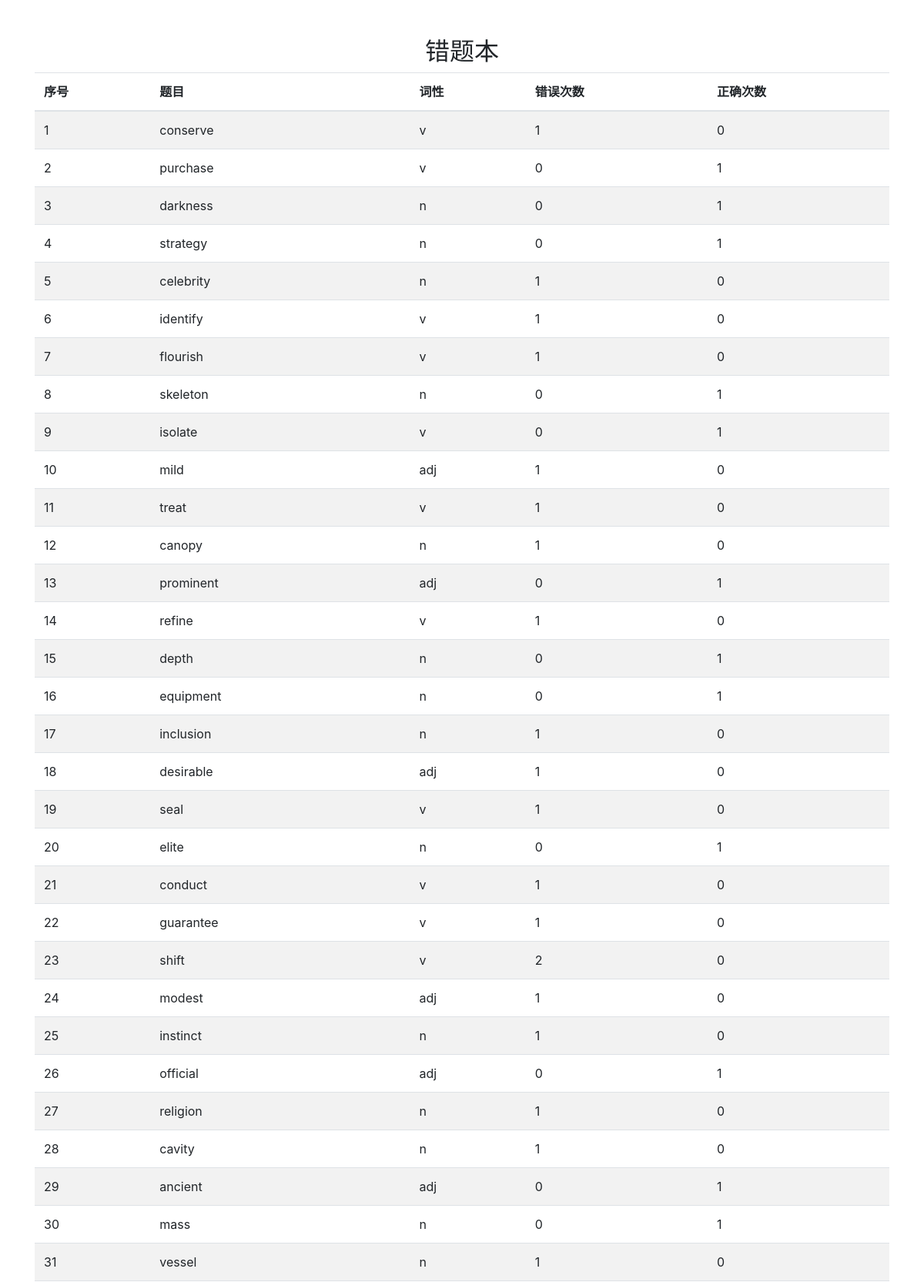
/mistakes (signed in, upper part), run on the app's committed database.
### word_test/models.py (models this page shows, shortened)
class Word(db.Model):
    __tablename__ = 'words'
    id = db.Column(db.Integer, primary_key=True)
    word = db.Column(db.String(100), nullable=False)
    translation = db.Column(db.String(100), nullable=False)
    labels = db.relationship('WordLabel', secondary=word_label_association, back_populates='words')
    part_of_speech = db.Column(db.String(10), nullable=True)

### word_test/routes.py (the view)
@app.route('/mistakes', methods=['GET'])
@login_required
def mistakes():
    user_mistakes = MistakeBook.query.filter_by(user_id=current_user.id).all()
    mistakes_data = []
    for index, mistake in enumerate(user_mistakes, start=1):
        word = Word.query.get(mistake.word_id)
        mistakes_data.append({
            'index': index,
            'word': word.word,
            'part_of_speech': word.part_of_speech,
            'incorrect_answers': mistake.incorrect_answers,
            'correct_answers': mistake.correct_answers
        })
    return render_template('mistakes.html', mistakes=mistakes_data)

### word_test/routes.py (called while the page is built)
@login_manager.user_loader
def load_user(user_id):
    return User.query.get(int(user_id))

### word_test/templates/mistakes.html (shortened to what this page needs)
<!DOCTYPE html>
<html lang="en">
<head>
    <link rel="stylesheet" href="https://stackpath.bootstrapcdn.com/bootstrap/4.5.2/css/bootstrap.min.css">
</head>
<body>
    <div class="container mt-5">
        <h2 class="text-center">错题本</h2>
        <div class="table-responsive">
            <table class="table table-striped">
                <thead>
                    <tr>
                        <th scope="col">序号</th>
                        <th scope="col">题目</th>
                        <th scope="col">词性</th>
                        <th scope="col">错误次数</th>
                        <th scope="col">正确次数</th>
                    </tr>
                </thead>
                <tbody>
                    {% for mistake in mistakes %}
                        <tr>
                            <td>{{ mistake.index }}</td>
                            <td>{{ mistake.word }}</td>
                            <td>{{ mistake.part_of_speech }}</td>
                            <td>{{ mistake.incorrect_answers }}</td>
                            <td>{{ mistake.correct_answers }}</td>
                        </tr>
                    {% endfor %}
                </tbody>
            </table>
        </div>
    </div>
</body>
</html>

### data on the page
Word: index "1", word "conserve", part_of_speech "v", incorrect_answers "1", correct_answers "0"
Word: index "2", word "purchase", part_of_speech "v", incorrect_answers "0", correct_answers "1"
Word: index "3", word "darkness", part_of_speech "n", incorrect_answers "0", correct_answers "1"
Word: index "4", word "strategy", part_of_speech "n", incorrect_answers "0", correct_answers "1"
Word: index "5", word "celebrity", part_of_speech "n", incorrect_answers "1", correct_answers "0"
Word: index "6", word "identify", part_of_speech "v", incorrect_answers "1", correct_answers "0"
Word: index "7", word "flourish", part_of_speech "v", incorrect_answers "1", correct_answers "0"
Word: index "8", word "skeleton", part_of_speech "n", incorrect_answers "0", correct_answers "1"
Word: index "9", word "isolate", part_of_speech "v", incorrect_answers "0", correct_answers "1"
Word: index "10", word "mild", part_of_speech "adj", incorrect_answers "1", correct_answers "0"
Word: index "11", word "treat", part_of_speech "v", incorrect_answers "1", correct_answers "0"
Word: index "12", word "canopy", part_of_speech "n", incorrect_answers "1", correct_answers "0"
Word: index "13", word "prominent", part_of_speech "adj", incorrect_answers "0", correct_answers "1"
Word: index "14", word "refine", part_of_speech "v", incorrect_answers "1", correct_answers "0"
Word: index "15", word "depth", part_of_speech "n", incorrect_answers "0", correct_answers "1"
Word: index "16", word "equipment", part_of_speech "n", incorrect_answers "0", correct_answers "1"
Word: index "17", word "inclusion", part_of_speech "n", incorrect_answers "1", correct_answers "0"
Word: index "18", word "desirable", part_of_speech "adj", incorrect_answers "1", correct_answers "0"
Word: index "19", word "seal", part_of_speech "v", incorrect_answers "1", correct_answers "0"
Word: index "20", word "elite", part_of_speech "n", incorrect_answers "0", correct_answers "1"
Word: index "21", word "conduct", part_of_speech "v", incorrect_answers "1", correct_answers "0"
Word: index "22", word "guarantee", part_of_speech "v", incorrect_answers "1", correct_answers "0"
Word: index "23", word "shift", part_of_speech "v", incorrect_answers "2", correct_answers "0"
Word: index "24", word "modest", part_of_speech "adj", incorrect_answers "1", correct_answers "0"
Word: index "25", word "instinct", part_of_speech "n", incorrect_answers "1", correct_answers "0"
Word: index "26", word "official", part_of_speech "adj", incorrect_answers "0", correct_answers "1"
Word: index "27", word "religion", part_of_speech "n", incorrect_answers "1", correct_answers "0"
Word: index "28", word "cavity", part_of_speech "n", incorrect_answers "1", correct_answers "0"
Word: index "29", word "ancient", part_of_speech "adj", incorrect_answers "0", correct_answers "1"
Word: index "30", word "mass", part_of_speech "n", incorrect_answers "0", correct_answers "1"
Word: index "31", word "vessel", part_of_speech "n", incorrect_answers "1", correct_answers "0"
